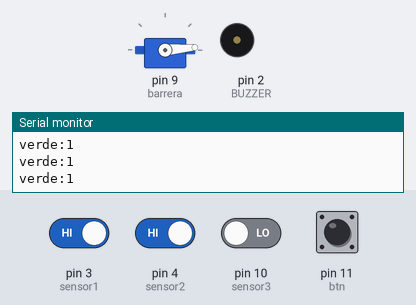
Simulated run of this sketch. Board: Arduino Uno, built with avr-gcc and run on an emulated ATmega328P. On the bench: servo, buzzer (waves = sounding, pin HIGH), the last lines printed to the serial monitor. Inputs (shaded band) come from the test bench; at power-on: pin 3 (sensor1), pin 4 (sensor2) HIGH, pin 10 (sensor3), pin 11 (btn) LOW.

Above: at 1.2 s.
1.3 s: pin 3 (sensor1) driven LOW
At 1.93 s:
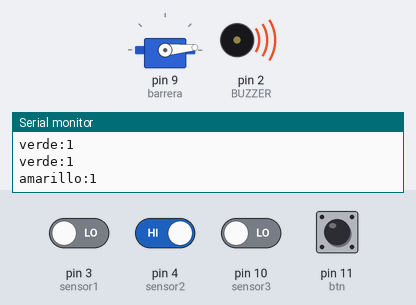
4.3 s: pin 10 (sensor3) driven HIGH
At 7.2 s:
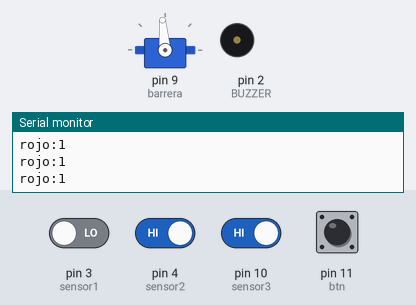
7.3 s: pin 11 (btn) pulled HIGH for 0.15 s
At 8.2 s:
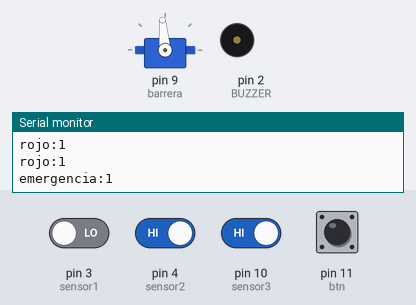
8.9 s: pin 11 (btn) pulled HIGH for 1 s
At 12.3 s:
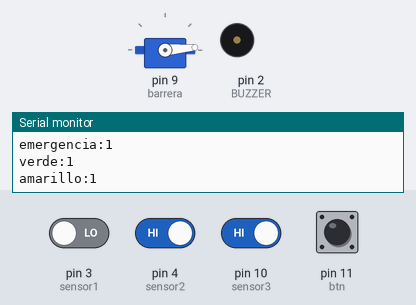
12.4 s: pin 4 (sensor2) driven LOW
At 13.2 s:
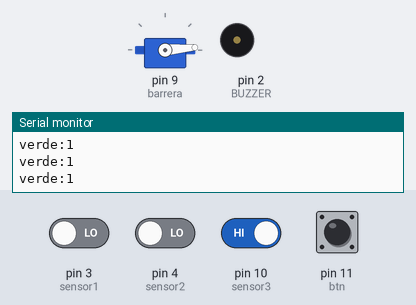
15.4 s: pin 4 (sensor2) driven HIGH
At 18.54 s:
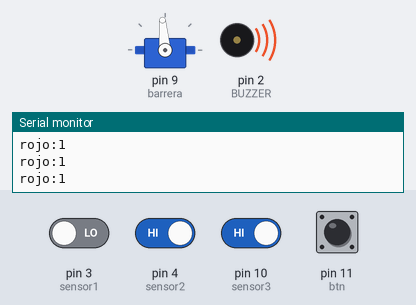
Timing chart, 0 to 19.4 s (numbered marks = the images above; inputs shaded):
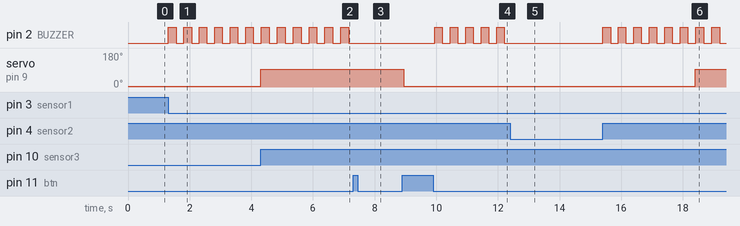

The sketch:

barrera2.ino
```cpp
/*
 * Se cambian los sensores de proximidad utrasonicos por sensores
 * infrarrojos
*/

/*  Tabla de conexion
   * Buzzer   2
   *
   * SESORES EN VIAS
   * sensor1  3
   * sensor2  4
   *
   * SESOR EN BARRERA
   * sensor3  10
   *
   * SEMAFORO
   * verde    5
   * amarillo 6
   * rojo     7
   *
   * barrera  9
   *
   * BOTON DE EMERGENCIA
   * btn      11
*/


//  barrera
#include <Servo.h>
Servo barrera;

//  Sensores de vias
#define sensor1 3
#define sensor2 4

//  Sensor en barrera
#define sensor3 10
bool persona = false;

//  Boton de emergencia
#define btn     11
bool emergencia = false;

//  Salidas
//  Buzzer
#define BUZZER  2
bool estado_buzzer = LOW;
static  long  tiempo_buzzer = 0;

//  Luces
#define VERDE     5
#define AMARILLO  6
#define ROJO      7
bool estado_amarillo = false;
static  long  tiempo_amarillo = 0;

//  Variables
bool ingresa  = false;

void setup() {
  pinMode(BUZZER, OUTPUT);
  barrera.attach(9);

  subirBarrera();
  Serial.begin(9600);
}

void loop() {

  //  Boton de emergencia
  if(digitalRead(btn)){
    delay(50);
    if(digitalRead(btn)){
      emergencia = !emergencia;
      if(!emergencia){
        subirBarrera();
      }
      else{
        digitalWrite(BUZZER, LOW);
        Serial.println("emergencia:1");
      }
    }
    delay(1000);
  }

  //  secuencia de emergencia
  if(emergencia){
    digitalWrite(ROJO, HIGH);
    digitalWrite(AMARILLO, HIGH);
    digitalWrite(VERDE, HIGH);
  }
  //  Secuencia de barrera
  else{
    //  Sensor en via - Ingreso del tren
    if(!digitalRead(sensor1)){
      if(!ingresa){
        ingresa = true;
        tiempo_amarillo = millis();
      }
    }

    //  Sensor en via - Partida del tren
    if(!digitalRead(sensor2)){
      subirBarrera();
    }

    if(ingresa){
      long hora = millis();

      // Secuencia buzzer
      if(hora - tiempo_buzzer > 250){
        estado_buzzer = !estado_buzzer;
        tiempo_buzzer = hora;
        digitalWrite(BUZZER, estado_buzzer);
      }

      //  Secuencia de luces y barrera
      if(!estado_amarillo){
        estado_amarillo = true;
        digitalWrite(VERDE, LOW);
        digitalWrite(AMARILLO, HIGH);
        Serial.println("amarillo:1");
      }
      if(hora - tiempo_amarillo > 3000){
        digitalWrite(AMARILLO, LOW);
        digitalWrite(ROJO, HIGH);
        Serial.println("rojo:1");

        //  bajando barrera
        if(digitalRead(sensor3)){
          if(!persona){
            barrera.write(95);
            persona = true;
          }
        }
        else{
          persona = true;
        }
      }


    }
    else{
      subirBarrera();
    }
  }
}

void subirBarrera(){
  ingresa = false;
  estado_amarillo = false;
  persona = false;

  barrera.write(5);

  digitalWrite(BUZZER, LOW);

  digitalWrite(VERDE, HIGH);
  digitalWrite(AMARILLO, LOW);
  digitalWrite(ROJO, LOW);

  Serial.println("verde:1");
}
```

Measured:
- after the input at 1.3 s, pin 2 (BUZZER): alternates HIGH for 0.25 s and LOW for 0.25 s, starting at once
- after the input at 4.3 s, servo on pin 9 (barrera): 5° → 95° at once
- after the input at 7.3 s, pin 2 (BUZZER): stops changing and stays LOW
- after the input at 8.9 s, pin 2 (BUZZER): alternates HIGH for 0.25 s and LOW for 0.25 s, starting after 1.1 s; servo on pin 9 (barrera): 95° → 5° after 0.05 s
- after the input at 12.4 s, pin 2 (BUZZER): stops changing and stays LOW; servo on pin 9 (barrera): stays 5° (without the input it goes to 95° after 0.55 s)
- after the input at 15.4 s, pin 2 (BUZZER): alternates HIGH for 0.25 s and LOW for 0.25 s, starting at once; servo on pin 9 (barrera): 5° → 95° after 3.0 s
